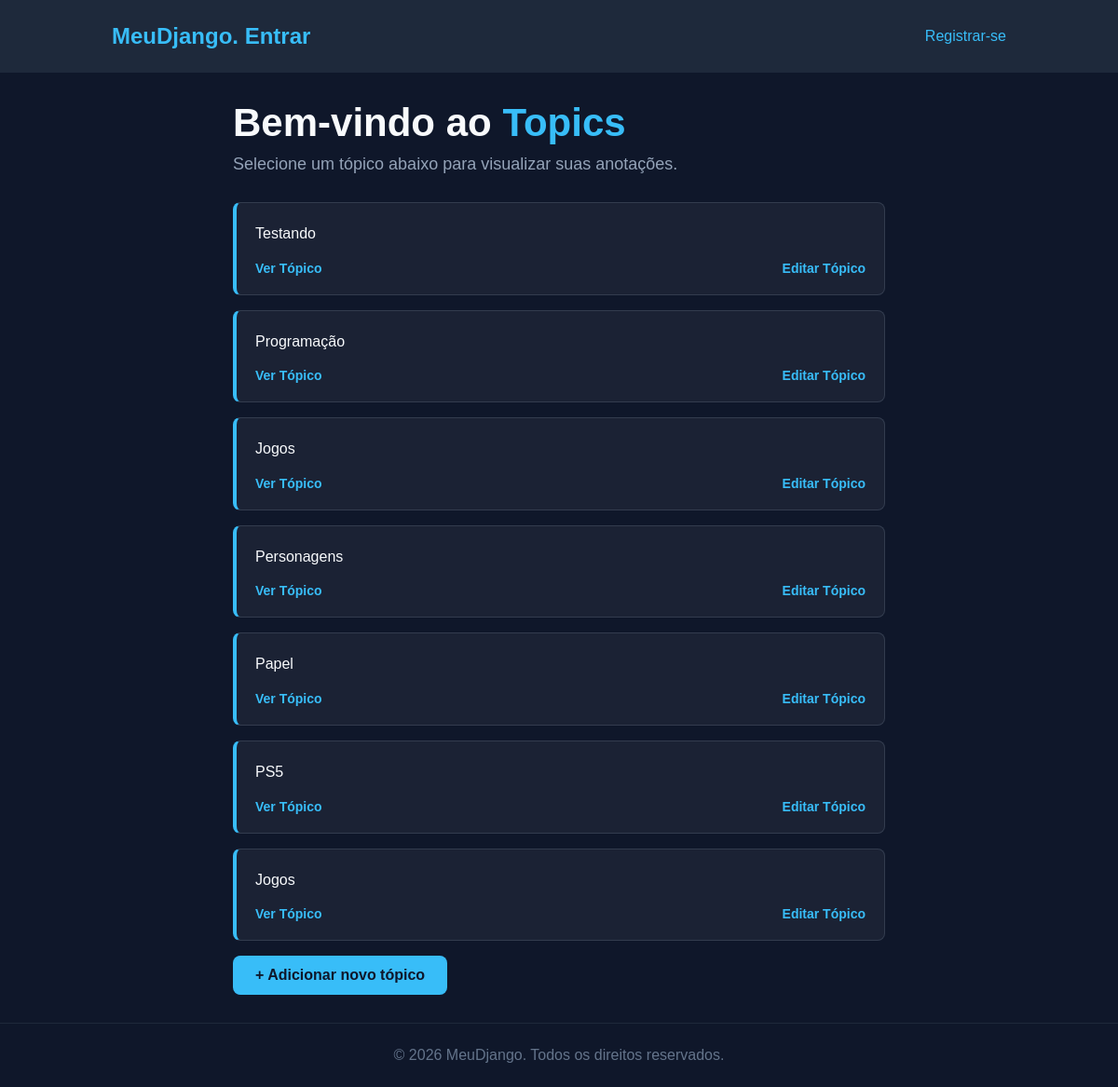
Page /topics on the earlier database version.
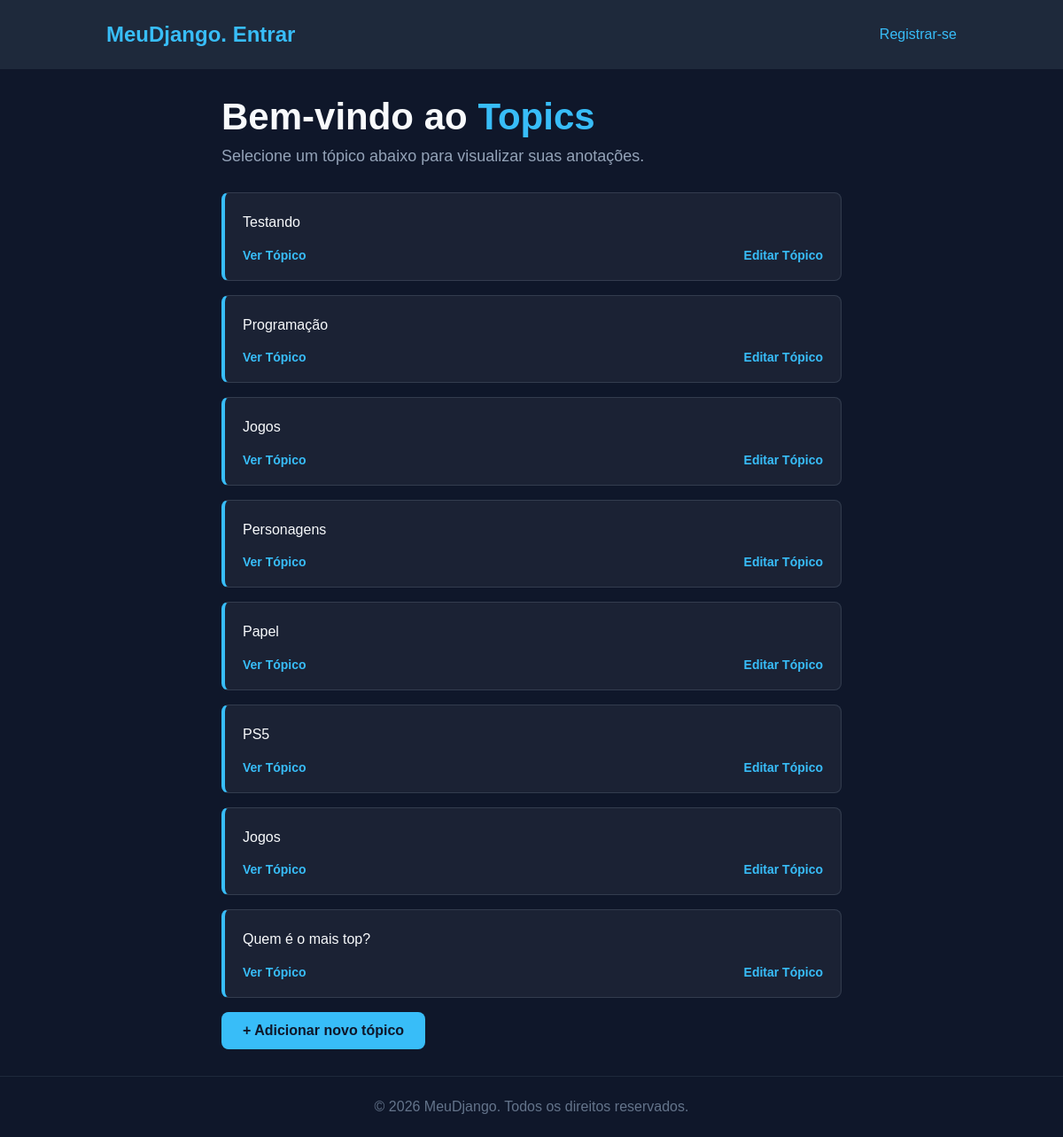
Same page on the later database version.
### learning_logs/models.py (models this page shows, shortened)
class Topic(models.Model):
    text = models.CharField(max_length=200)
    date_added = models.DateTimeField(auto_now_add=True)

### learning_logs/views.py (the view)
# urls.py: path("topics", views.topics, name='topics'),
def topics(request):
    topic = Topic.objects.order_by('date_added')
    context = {'topics': topic }
    return render(request, 'learning_logs/topics.html', context)

### learning_logs/templates/learning_logs/topics.html (shortened to what this page needs)
{% extends "learning_logs/base.html" %}
{% block content %}
<section style="
    display: flex;
    justify-content: center;
    align-items: center;
    min-height: 60vh;
    padding: 30px;
">
    <div style="width: 100%; max-width: 700px;">
        <h2 style="font-size: 42px; margin-bottom: 10px;">
            Bem-vindo ao <span style="color: #38bdf8;">Topics</span>
        </h2>
        <p style="color: #94a3b8; font-size: 18px; margin-bottom: 30px;">
            Selecione um tópico abaixo para visualizar suas anotações.
        </p>
        <ul style="list-style: none; padding: 0; margin: 0;">
            {% for topic in topics %}
                <li style="
                    background-color: rgba(255, 255, 255, 0.05);
                    border: 1px solid rgba(148, 163, 184, 0.2);
                    border-left: 4px solid #38bdf8;
                    border-radius: 8px;
                    padding: 20px;
                    margin-bottom: 16px;
                ">
                    <div style="
                        font-size: 16px;
                        line-height: 1.6;
                        margin-bottom: 16px;
                    ">
                        {{ topic.text|linebreaks }}
                    </div>
                    <div style="
                        display: flex;
                        justify-content: space-between;
                        align-items: center;
                    ">
                        <a href="{% url 'topic' topic.id %}" style="
                            color: #38bdf8;
                            text-decoration: none;
                            font-size: 14px;
                            font-weight: bold;
                        ">
                            Ver Tópico
                        </a>
                        <a href="{% url 'edit_topic' topic.id %}" style="
                            color: #38bdf8;
                            text-decoration: none;
                            font-size: 14px;
                            font-weight: bold;
                        ">
                            Editar Tópico
                        </a>
                    </div>
            {% endfor %}
        </ul>
        <a href="{% url 'add_topic' %}" style="
            display: inline-block;
            background-color: #38bdf8;
            color: #0f172a;
            font-weight: bold;
            padding: 12px 24px;
            border-radius: 8px;
            text-decoration: none;
            font-size: 16px;
        ">
            + Adicionar novo tópico
        </a>
    </div>
</section>
{% endblock content %}

Differences in the rows shown:
added Topic: text "Quem é o mais top?"
